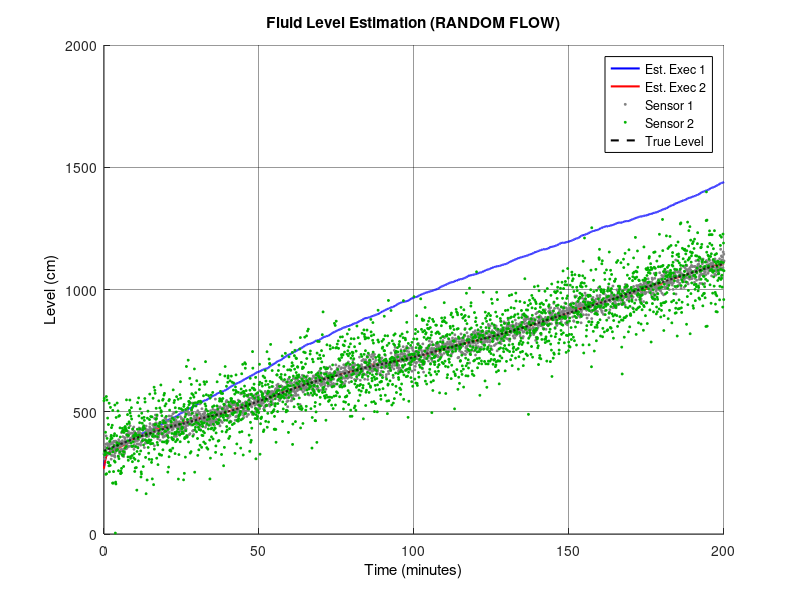
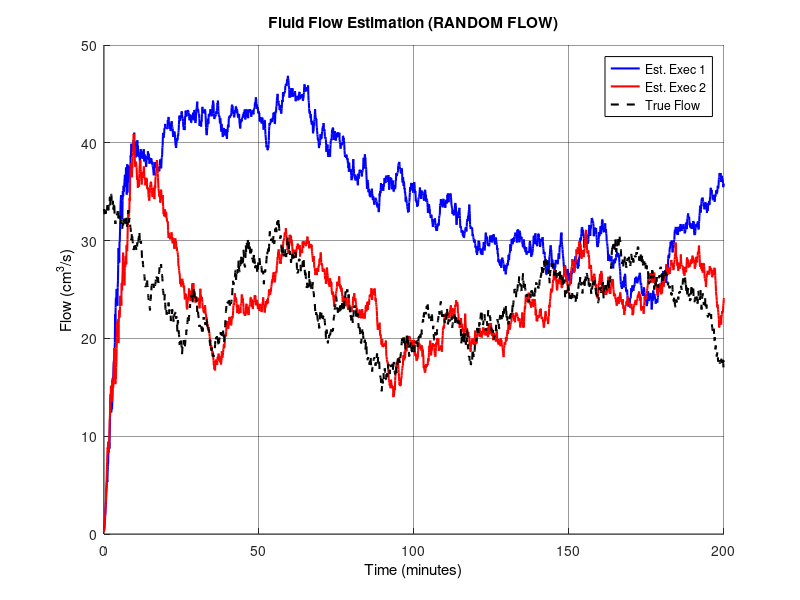
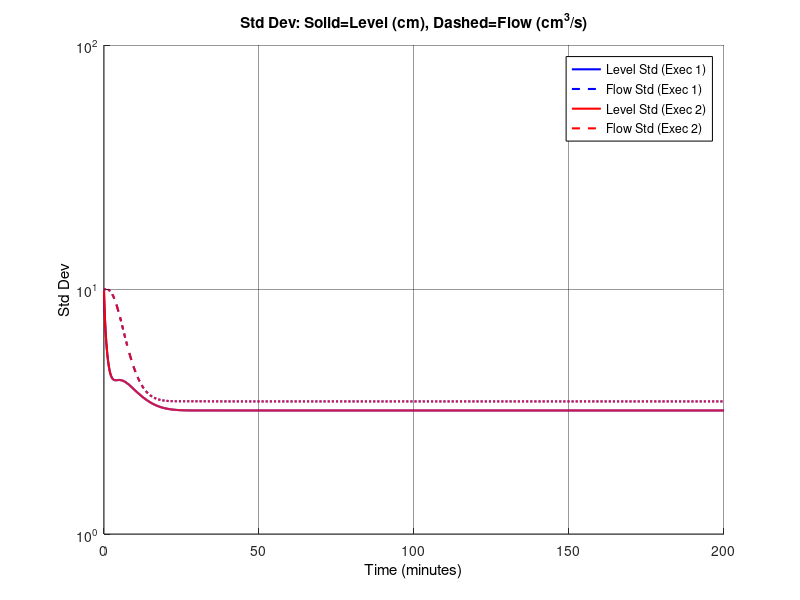

MATLAB code for these plots, in order:
% =========================================================================
% Script: kalman_flow_rnd.m
% Subject: Signal Processing for Communications
% Assignment: Lab 3 - Linear Estimation and Kalman Filtering
% Task: 7 (Random Fluctuating Flow)
% =========================================================================

clear; clc; close all;

%% 1. SYSTEM PARAMETERS AND CONFIGURATION

% --- Physical Constants ---
rho_kgm3 = 874;
rho_gcm3 = rho_kgm3 / 1000;
ch = 0.98 * rho_gcm3;

T = 5;
diameter = 22;
radius = diameter / 2;
Area = pi * radius^2;

% --- Simulation Duration ---
duration_min = 200;
N = (duration_min * 60) / T;
num_execs = 2;

% --- True System Values ---
l_true_init = 340;
q_true_init = 33;

% --- Kalman Filter Initialization Parameters ---
mu_l = 250;
sigma_l = 11;
mu_q = 0;
sigma_q = 10;

% Measurement Noise (TWO SENSORS)
sigma_v1 = 20;
sigma_v2 = 80;
R = [sigma_v1^2,    0;
    0,        sigma_v2^2];

% --- State Space Matrices ---
A = [1,  T/Area;
    0,       1];

H = [ch, 0;
    ch, 0];

% Process Noise Covariance Q (NOW NON-ZERO!)
% Flow has random increments with std dev = 0.35 cm^3/s
sigma_flow_increment = 0.35;
Q = [0,                         0;
    0,    sigma_flow_increment^2];

% Initial Error Covariance Matrix
Sigma_init = [sigma_l^2, 0;
    0,         sigma_q^2];

%% 2. SIMULATION LOOP

figure(1); set(gcf, 'Color', 'w'); set(gca, 'Color', 'w'); hold on; grid on;
set(gca, 'GridColor', 'k', 'GridAlpha', 0.4);
title('Fluid Level Estimation (RANDOM FLOW)', 'Color', 'k', 'FontWeight', 'bold');
xlabel('Time (minutes)', 'Color', 'k'); ylabel('Level (cm)', 'Color', 'k');

figure(2); set(gcf, 'Color', 'w'); set(gca, 'Color', 'w'); hold on; grid on;
set(gca, 'GridColor', 'k', 'GridAlpha', 0.4);
title('Fluid Flow Estimation (RANDOM FLOW)', 'Color', 'k', 'FontWeight', 'bold');
xlabel('Time (minutes)', 'Color', 'k'); ylabel('Flow (cm^3/s)', 'Color', 'k');

figure(3); set(gcf, 'Color', 'w'); set(gca, 'Color', 'w'); hold on; grid on;
set(gca, 'GridColor', 'k', 'GridAlpha', 0.4);
title('Std Dev of Estimation Error (RANDOM FLOW)', 'Color', 'k', 'FontWeight', 'bold');
xlabel('Time (minutes)', 'Color', 'k'); ylabel('Std Dev', 'Color', 'k');

colors = ['b', 'r'];

for k = 1:num_execs

    % --- Pre-allocation ---
    s_hat_hist = zeros(2, N+1);
    Sigma_hist_l = zeros(1, N+1);
    Sigma_hist_q = zeros(1, N+1);
    x_hist = zeros(2, N+1);
    s_true_hist = zeros(2, N+1);

    % --- Initialization ---
    s_hat = [mu_l; mu_q];
    Sigma = Sigma_init;
    s_true = [l_true_init; q_true_init];

    % --- Time Loop ---
    for i = 1:(N+1)

        % Simulate Reality with RANDOM FLOW
        if i > 1
            % Apply deterministic dynamics
            s_true = A * s_true;
            % Add random increment to flow (process noise)
            s_true(2) = s_true(2) + sigma_flow_increment * randn;
        end

        % Generate TWO Measurements
        x_n = H * s_true + [sigma_v1; sigma_v2] .* randn(2, 1);

        % Kalman Filter Step

        % Prediction (now accounts for process noise Q)
        s_pred = A * s_hat;
        Sigma_pred = A * Sigma * A' + Q;

        % Correction
        S = H * Sigma_pred * H' + R;
        K = Sigma_pred * H' / S;

        s_hat = s_pred + K * (x_n - H * s_pred);
        Sigma = (eye(2) - K * H) * Sigma_pred;

        % Storage
        s_hat_hist(:, i) = s_hat;
        s_true_hist(:, i) = s_true;
        x_hist(:, i) = x_n;

        Sigma_hist_l(i) = Sigma(1,1);
        Sigma_hist_q(i) = Sigma(2,2);
    end

    % --- Plotting Execution k ---
    time_vec = (0:N) * T / 60;

    % Fig 1: Level
    figure(1);
    plot(time_vec, s_hat_hist(1,:), 'Color', colors(k), 'LineWidth', 1.5, ...
        'DisplayName', sprintf('Est. Exec %d', k));

    % Fig 2: Flow
    figure(2);
    plot(time_vec, s_hat_hist(2,:), 'Color', colors(k), 'LineWidth', 1.5, ...
        'DisplayName', sprintf('Est. Exec %d', k));

    % Fig 3: Error Std Dev
    figure(3);
    plot(time_vec, sqrt(Sigma_hist_l), [colors(k) '-'], 'LineWidth', 1.5, ...
        'DisplayName', sprintf('Level Std (Exec %d)', k));
    plot(time_vec, sqrt(Sigma_hist_q), [colors(k) '--'], 'LineWidth', 1.5, ...
        'DisplayName', sprintf('Flow Std (Exec %d)', k));

    % Print asymptotic values (last 10% of simulation)
    fprintf('\n=== Execution %d ===\n', k);
    fprintf('Asymptotic Level Std: %.4f cm\n', mean(sqrt(Sigma_hist_l(end-70:end))));
    fprintf('Asymptotic Flow Std: %.4f cm^3/s\n', mean(sqrt(Sigma_hist_q(end-70:end))));
end

%% 3. FINALIZING PLOTS

time_vec = (0:N) * T / 60;

% --- Figure 1: Level ---
figure(1);
plot(time_vec, x_hist(1,:)/ch, '*', 'Color', [0.5 0.5 0.5], 'MarkerSize', 2, ...
    'DisplayName', 'Sensor 1');
plot(time_vec, x_hist(2,:)/ch, '*', 'Color', [0 0.7 0], 'MarkerSize', 2, ...
    'DisplayName', 'Sensor 2');
plot(time_vec, s_true_hist(1,:), 'k--', 'LineWidth', 1.5, 'DisplayName', 'True Level');
legend('Location', 'best', 'TextColor', 'k', 'Color', 'w', 'EdgeColor', 'k');

% --- Figure 2: Flow ---
figure(2);
plot(time_vec, s_true_hist(2,:), 'k--', 'LineWidth', 1.5, 'DisplayName', 'True Flow');
legend('Location', 'best', 'TextColor', 'k', 'Color', 'w', 'EdgeColor', 'k');

% --- Figure 3: Std Dev ---
figure(3);
legend('Location', 'best', 'TextColor', 'k', 'Color', 'w', 'EdgeColor', 'k');
title('Std Dev: Solid=Level (cm), Dashed=Flow (cm^3/s)', 'Color', 'k');
set(gca, 'YScale', 'log');
